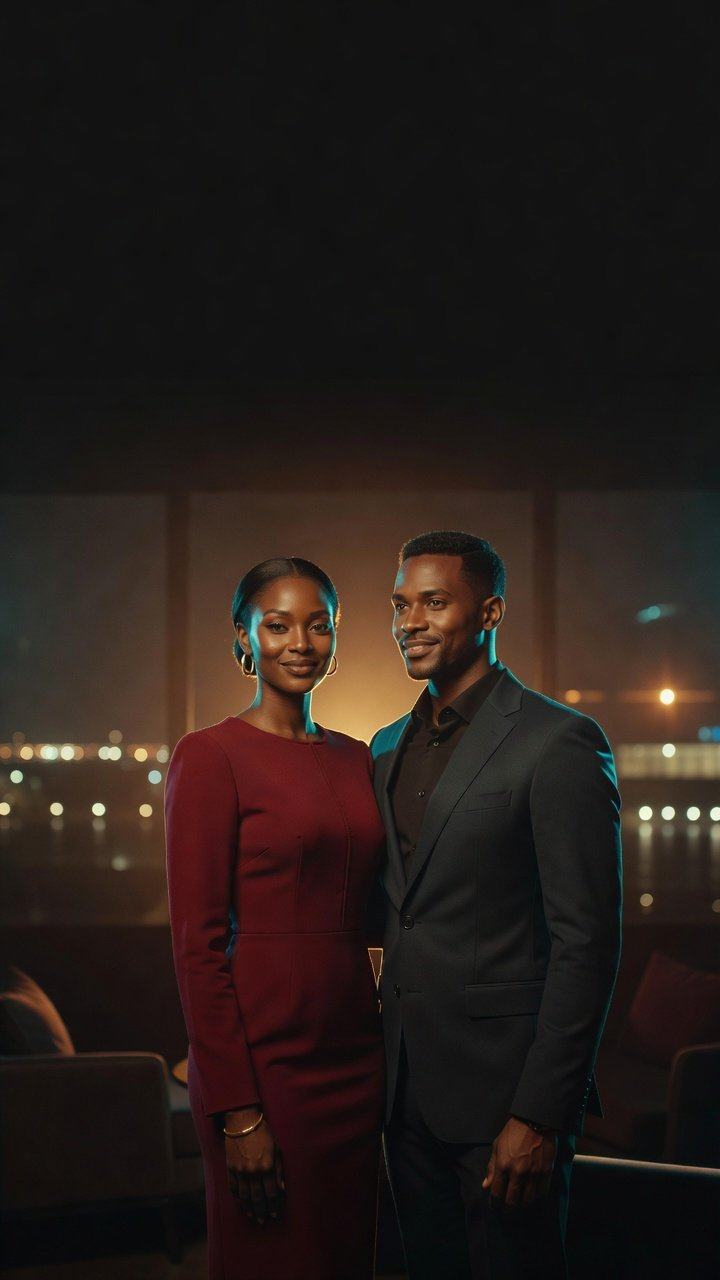
#> input picture productions/ca-monte-ca-descend/personnages/ancre-couple-v2.jpg, 720 x 1280 px, found by its file name
$ python build_master_cover.py
#> lines starting #> are read from the running program, lines starting #| are printed output that depends on the picture
#!/usr/bin/env python3
# -*- coding: utf-8 -*-
"""Master MP3 320 kb/s + covers 9:16 et 1080×1080 — « Ça monte, ça descend ».

- Loudnorm deux passes (mesures de la passe 1 réutilisées) : cible −14 LUFS, TP −1,5 dBTP,
  puis limiteur de crête à −1,5 dBTP (filet de sécurité pour les intersample).
- MP3 320 kb/s, 48 kHz, stéréo, ID3v2.4 : titre, artiste, pochette APIC carrée, paroles USLT.
- Covers : 9:16 1080×1920 (titre en post, zones de sécurité) et carrée 1080×1080.
Aucun genre ni producteur inventé. Le commentaire source « made with suno » est conservé.
"""
import os
import re
import json
import subprocess

import numpy as np
from PIL import Image, ImageDraw, ImageFont, ImageFilter
from mutagen.id3 import ID3, ID3NoHeaderError, APIC, USLT, TIT2, TPE1, TXXX, COMM, TSSE
from mutagen.mp3 import MP3

REPO = '/home/user/lyric'
ROOT = os.path.join(REPO, 'productions/ca-monte-ca-descend')
SRC = os.path.join(REPO, 'Ça monte_ ça descend.mp3')
FF = os.environ.get('FFMPEG', '/tmp/lyric-venv/bin/ffmpeg')
FONT = os.path.join(REPO, 'dsky-quotes/assets/fonts/Montserrat.ttf')
LIV = os.path.join(REPO, 'livrables')
TMP = '/tmp/work'
TITLE = 'Ça monte, ça descend'
ARTIST = 'Dsky'
MASTER = os.path.join(LIV, 'Ca_monte_ca_descend_master_320k.mp3')
COVER_916 = os.path.join(LIV, 'cover_ca_monte_ca_descend_9x16.jpg')
COVER_SQ = os.path.join(LIV, 'cover_ca_monte_ca_descend_1080x1080.jpg')
ANCRE = os.path.join(ROOT, 'personnages/ancre-couple-v2.jpg')
LRC = os.path.join(ROOT, 'timings_source.lrc')


# [60 lines left out: functions run, measure, build_master, lyrics_plain, tag_master, not called in this run]


def font(size, weight):
    f = ImageFont.truetype(FONT, size)
    f.set_variation_by_axes([weight])
    return f


# [28 lines left out: function gold_text, not called in this run]


def cover_916():
    base = Image.open(ANCRE).convert('RGB')
#> base is the input picture: PIL image 720x1280 RGB; mean R, G, B 38.4, 29.1, 25.3
    r = max(1080 / base.width, 1920 / base.height)
#> r = 1.5
    base = base.resize((int(base.width * r) + 1, int(base.height * r) + 1), Image.LANCZOS)
#> base: PIL image 1081x1921 RGB
    x0, y0 = (base.width - 1080) // 2, (base.height - 1920) // 2
#> x0 = 0; y0 = 0
    img = base.crop((x0, y0, x0 + 1080, y0 + 1920)).convert('RGBA')
    # voile bas pour le titre (zone lisible, hors zones UI)
    y = np.arange(1920)[:, None].astype(float)
    a = np.clip((y - 1150) / 500.0, 0, 1) * 185
    arr = np.zeros((1920, 1080, 4), np.uint8)
    arr[:, :, 3] = np.broadcast_to(a, (1920, 1080)).astype(np.uint8)
    img.alpha_composite(Image.fromarray(arr, 'RGBA'))
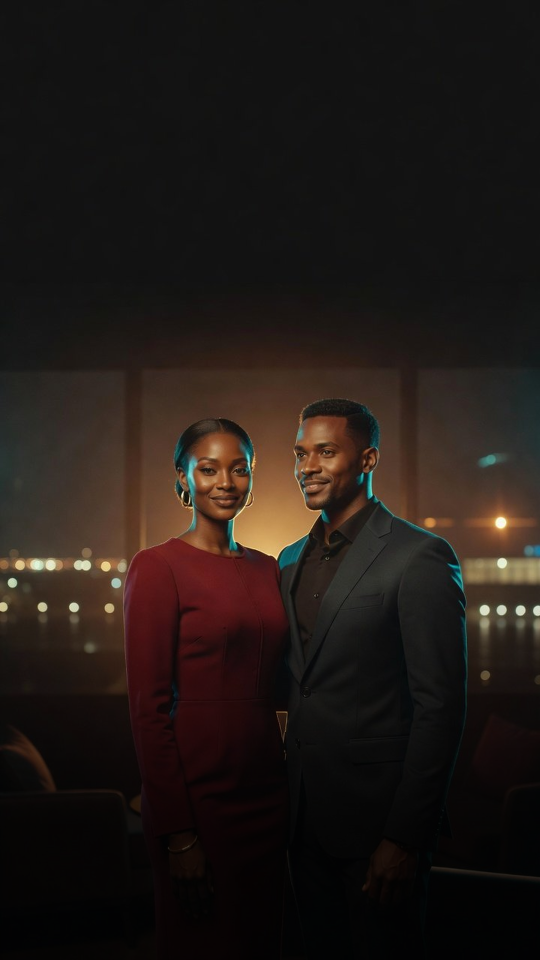
#> img: PIL image 1080x1920 RGBA (shown at 1/2 size); mean R, G, B, A 33.1, 25.6, 21.9, 255
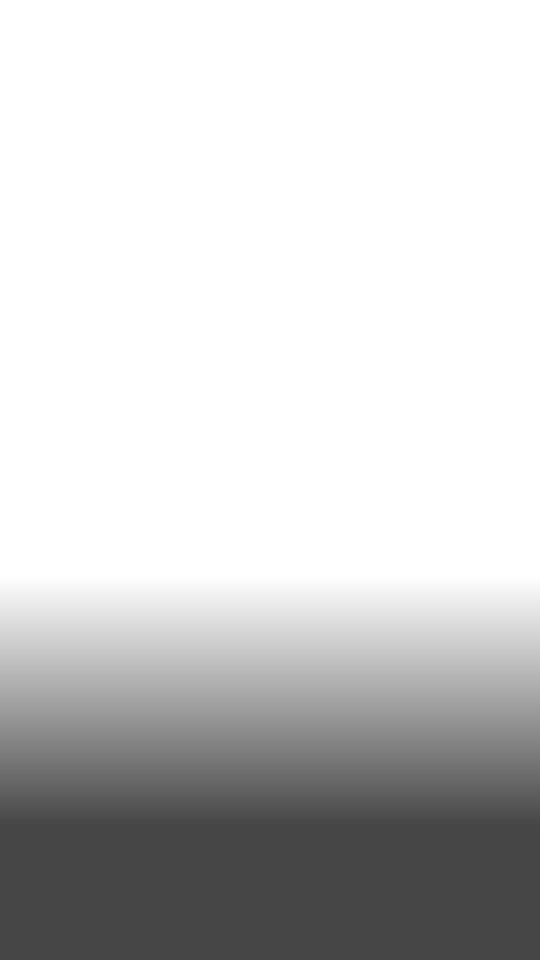
#> arr: shape (1920, 1080, 4) (shown at 1/2 size); mean R, G, B, A 0, 0, 0, 49.9; transparent parts drawn white
    # badge sans drapeau
    bf = font(40, 800)
    bw, bh = 220, 92
    badge = Image.new('RGBA', (bw, bh), (0, 0, 0, 0))
    ImageDraw.Draw(badge).rounded_rectangle([0, 0, bw - 1, bh - 1], radius=46,
                                            fill=(8, 6, 18, 150), outline=(255, 255, 255, 70), width=2)
    ImageDraw.Draw(badge).text((bw / 2, bh / 2), 'DSKY', font=bf, fill=(255, 255, 255, 230), anchor='mm')
    img.alpha_composite(badge, (430, 160))
    # titre : deux lignes, centré, zone 1330–1520
    gold_text(img, 'Ça monte,', 118, 900, 540, 1365)
    gold_text(img, 'ça descend', 118, 900, 540, 1490)
    img.convert('RGB').save(COVER_916, quality=92, subsampling=0, optimize=True)


# [4 lines left out: function cover_square, not called in this run]


def main():
    os.makedirs(LIV, exist_ok=True)
    cover_916()
    cover_square()
    build_master()
    tag_master(COVER_SQ)
    mp3 = MP3(MASTER)
    print('MP3 :', round(mp3.info.length, 2), 's', mp3.info.bitrate // 1000, 'kb/s', mp3.info.sample_rate, 'Hz')
    print('fichiers :', MASTER, COVER_916, COVER_SQ, sep='\n')


if __name__ == '__main__':
#> (the run stopped early here; a loop or call above may not have finished)

$ run again, with productions/ca-monte-ca-descend/fonds/bg-01-club.jpg copied over productions/ca-monte-ca-descend/personnages/ancre-couple-v2.jpg
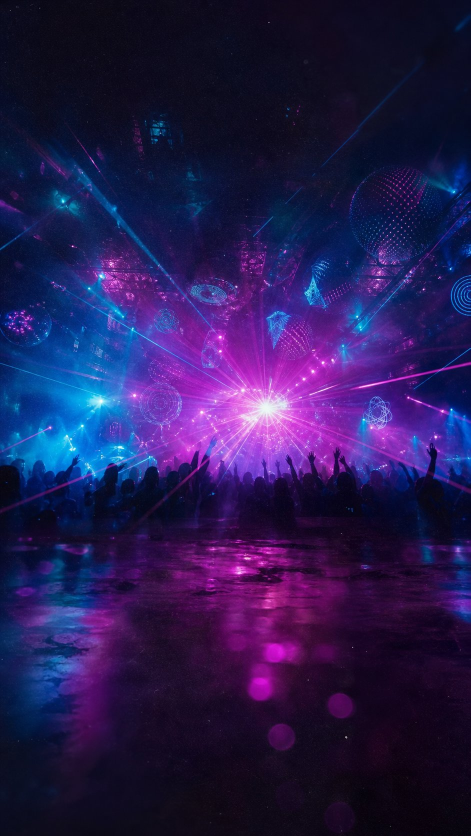
#> input picture productions/ca-monte-ca-descend/fonds/bg-01-club.jpg, 941 x 1672 px, found by its file name (shown at 1/2 size)
#> in cover_916, base is the input picture: PIL image 941x1672 RGB; mean R, G, B 38.9, 26.8, 80.8
#> base: PIL image 1081x1921 RGB
#> in cover_916, `img.alpha_composite(Image.fromarray(arr, 'RGBA'))`:
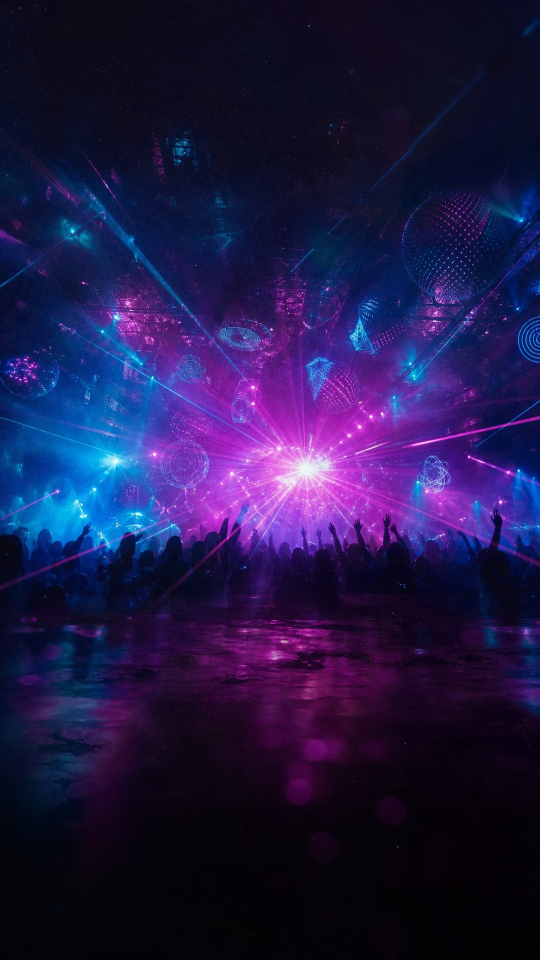
#> img: PIL image 1080x1920 RGBA (shown at 1/2 size); mean R, G, B, A 32.7, 24.3, 71, 255

$ run again, with productions/ca-monte-ca-descend/fonds/bg-02-rue.jpg copied over productions/ca-monte-ca-descend/personnages/ancre-couple-v2.jpg
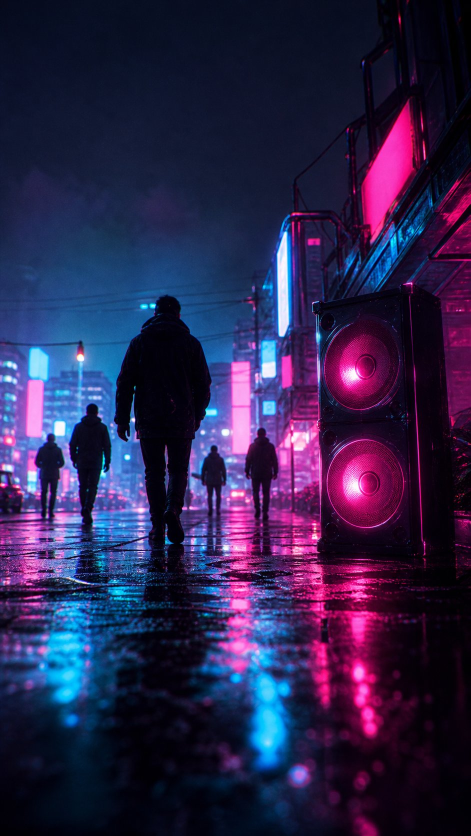
#> input picture productions/ca-monte-ca-descend/fonds/bg-02-rue.jpg, 941 x 1672 px, found by its file name (shown at 1/2 size)
#> in cover_916, base is the input picture: PIL image 941x1672 RGB; mean R, G, B 44.7, 35.7, 76
#> base: PIL image 1081x1921 RGB
#> in cover_916, `img = base.crop((x0, y0, x0 + 1080, y0 + 1920)).convert('RGBA')`:
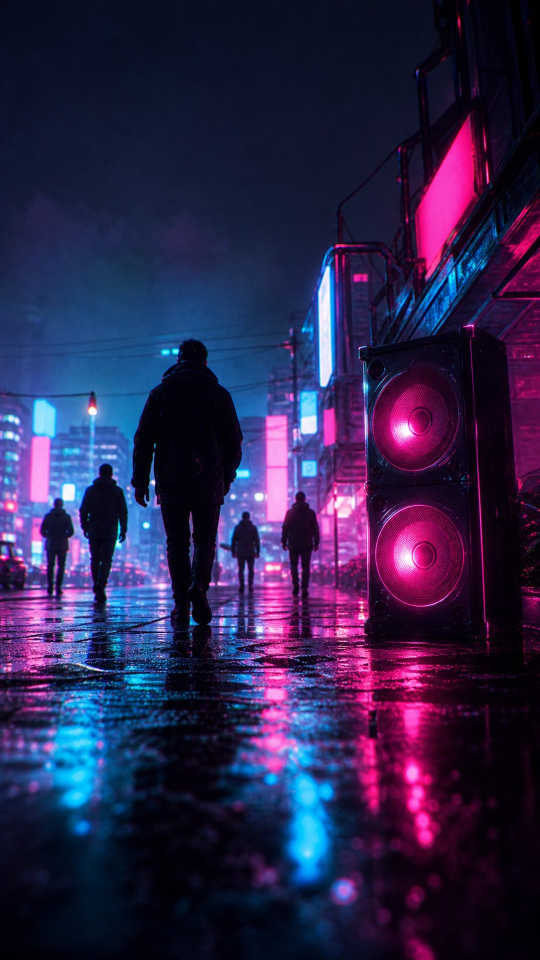
#> img: PIL image 1080x1920 RGBA (shown at 1/2 size); mean R, G, B, A 44.7, 35.8, 76, 255
#> in cover_916, `img.alpha_composite(Image.fromarray(arr, 'RGBA'))`:
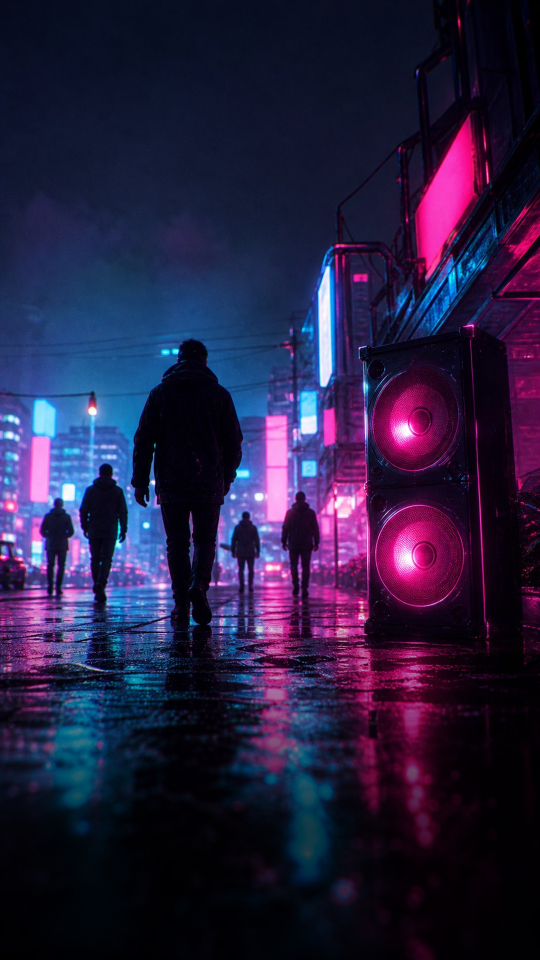
#> img: PIL image 1080x1920 RGBA (shown at 1/2 size); mean R, G, B, A 38.5, 30.4, 64, 255
